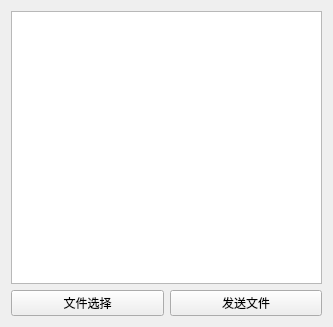
<?xml version="1.0" encoding="UTF-8"?>
<ui version="4.0">
 <class>Form</class>
 <widget class="QWidget" name="Form">
  <property name="geometry">
   <rect>
    <x>0</x>
    <y>0</y>
    <width>333</width>
    <height>327</height>
   </rect>
  </property>
  <property name="windowTitle">
   <string>FileTransportServer</string>
  </property>
  <layout class="QGridLayout" name="gridLayout">
   <item row="0" column="0" colspan="2">
    <widget class="QTextEdit" name="textEdit"/>
   </item>
   <item row="1" column="0">
    <widget class="QPushButton" name="pushButton_FileSelection">
     <property name="text">
      <string>文件选择</string>
     </property>
    </widget>
   </item>
   <item row="1" column="1">
    <widget class="QPushButton" name="pushButton_SendFile">
     <property name="text">
      <string>发送文件</string>
     </property>
    </widget>
   </item>
  </layout>
 </widget>
 <resources/>
 <connections/>
</ui>
